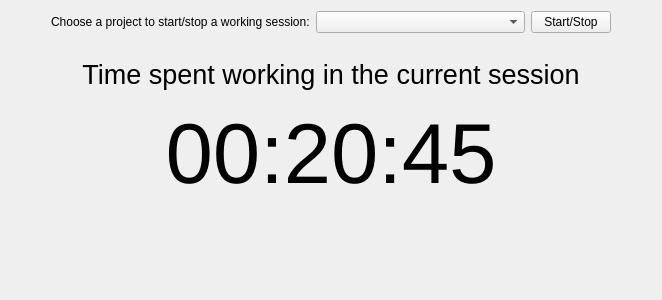
<?xml version="1.0" encoding="UTF-8"?>
<ui version="4.0">
 <class>widget_sessions_tab</class>
 <widget class="QWidget" name="widget_sessions_tab">
  <property name="geometry">
   <rect>
    <x>0</x>
    <y>0</y>
    <width>662</width>
    <height>300</height>
   </rect>
  </property>
  <property name="windowTitle">
   <string>widget_sessions_tab</string>
  </property>
  <layout class="QVBoxLayout" name="verticalLayout">
   <item>
    <layout class="QHBoxLayout" name="horizontalLayout">
     <item>
      <spacer name="horizontalSpacer_4">
       <property name="orientation">
        <enum>Qt::Horizontal</enum>
       </property>
       <property name="sizeType">
        <enum>QSizePolicy::Maximum</enum>
       </property>
       <property name="sizeHint" stdset="0">
        <size>
         <width>40</width>
         <height>20</height>
        </size>
       </property>
      </spacer>
     </item>
     <item>
      <widget class="QLabel" name="label">
       <property name="text">
        <string>Choose a project to start/stop a working session:</string>
       </property>
      </widget>
     </item>
     <item>
      <widget class="QComboBox" name="projects_combo_box">
       <property name="sizePolicy">
        <sizepolicy hsizetype="Minimum" vsizetype="Fixed">
         <horstretch>0</horstretch>
         <verstretch>0</verstretch>
        </sizepolicy>
       </property>
      </widget>
     </item>
     <item>
      <widget class="QPushButton" name="push_btn_start_stop">
       <property name="sizePolicy">
        <sizepolicy hsizetype="Fixed" vsizetype="Fixed">
         <horstretch>0</horstretch>
         <verstretch>0</verstretch>
        </sizepolicy>
       </property>
       <property name="text">
        <string>Start/Stop</string>
       </property>
      </widget>
     </item>
     <item>
      <spacer name="horizontalSpacer_5">
       <property name="orientation">
        <enum>Qt::Horizontal</enum>
       </property>
       <property name="sizeType">
        <enum>QSizePolicy::Maximum</enum>
       </property>
       <property name="sizeHint" stdset="0">
        <size>
         <width>40</width>
         <height>20</height>
        </size>
       </property>
      </spacer>
     </item>
    </layout>
   </item>
   <item>
    <spacer name="verticalSpacer">
     <property name="orientation">
      <enum>Qt::Vertical</enum>
     </property>
     <property name="sizeType">
      <enum>QSizePolicy::Minimum</enum>
     </property>
     <property name="sizeHint" stdset="0">
      <size>
       <width>20</width>
       <height>20</height>
      </size>
     </property>
    </spacer>
   </item>
   <item>
    <widget class="QLabel" name="label_time_spent_description">
     <property name="font">
      <font>
       <pointsize>20</pointsize>
      </font>
     </property>
     <property name="layoutDirection">
      <enum>Qt::LeftToRight</enum>
     </property>
     <property name="text">
      <string>Time spent working in the current session</string>
     </property>
     <property name="alignment">
      <set>Qt::AlignCenter</set>
     </property>
    </widget>
   </item>
   <item>
    <spacer name="verticalSpacer_2">
     <property name="orientation">
      <enum>Qt::Vertical</enum>
     </property>
     <property name="sizeType">
      <enum>QSizePolicy::Minimum</enum>
     </property>
     <property name="sizeHint" stdset="0">
      <size>
       <width>20</width>
       <height>10</height>
      </size>
     </property>
    </spacer>
   </item>
   <item>
    <widget class="QLabel" name="label_time_spent_value">
     <property name="font">
      <font>
       <pointsize>64</pointsize>
      </font>
     </property>
     <property name="layoutDirection">
      <enum>Qt::LeftToRight</enum>
     </property>
     <property name="text">
      <string>00:20:45</string>
     </property>
     <property name="alignment">
      <set>Qt::AlignCenter</set>
     </property>
    </widget>
   </item>
   <item>
    <spacer name="verticalSpacer_3">
     <property name="orientation">
      <enum>Qt::Vertical</enum>
     </property>
     <property name="sizeHint" stdset="0">
      <size>
       <width>20</width>
       <height>28</height>
      </size>
     </property>
    </spacer>
   </item>
  </layout>
 </widget>
 <resources/>
 <connections/>
</ui>
